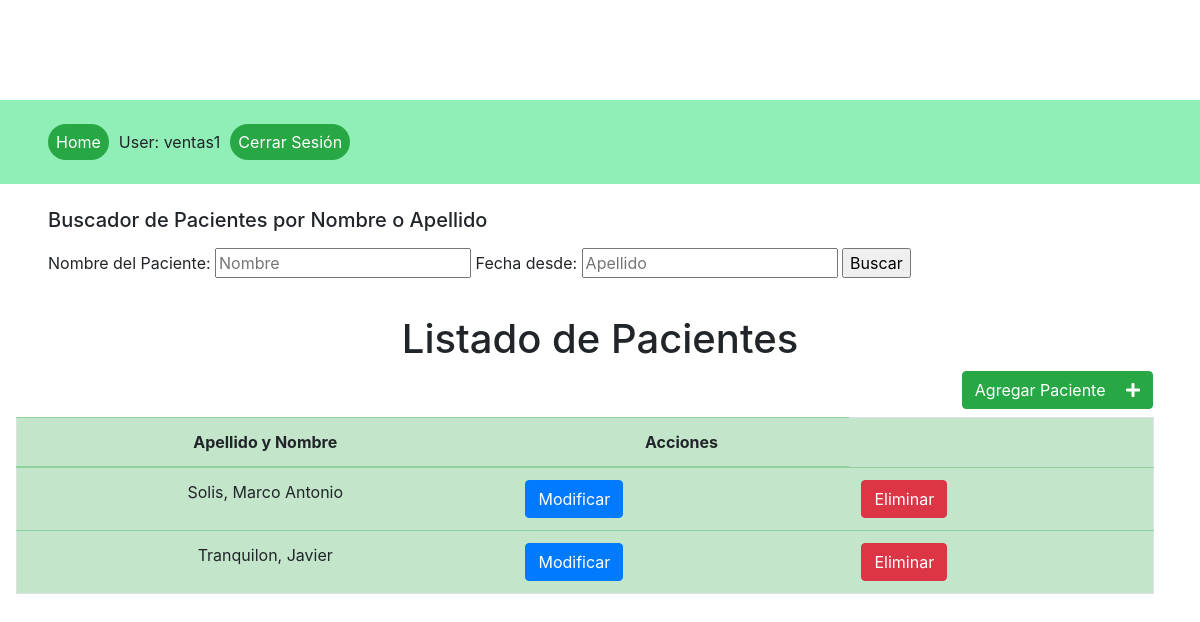
The page /ver_pacientes (signed in) on the database its author committed.
### products/models.py (models this page shows, shortened)
class Paciente(models.Model):
    paciente_nombre = models.CharField(max_length=64)
    paciente_apellido = models.CharField(max_length=64)

### products/views.py (the view)
# urls.py: path('ver_pacientes', PacienteListView.as_view(), name="lista_pacientes"),
class PacienteListView(LoginRequiredMixin, generic.ListView):
    model = Paciente
    context_object_name = 'lista_pacientes'
    template_name = 'lista_pacientes.html'
    def get_queryset(self):
        queryset = Paciente.objects.all()
        if self.request.GET.get('paciente_nombre'):
            paciente_nombre = self.request.GET.get('paciente_nombre')
            queryset = queryset.filter(paciente_nombre=paciente_nombre)
        if self.request.GET.get('paciente_apellido'):
            paciente_apellido = self.request.GET.get('paciente_apellido')
            queryset = queryset.filter(paciente_apellido=paciente_apellido)
        return queryset.order_by('paciente_apellido')

### templates/lista_pacientes.html (shortened to what this page needs)
{% extends 'base.html'%}
{% block content %}
<div class="container-fluid">
    <div class="row">
        <div class="container-fluid justify-space-between">
            <div class="p-0 row">
                <form action="" method="GET" class="px-5 my-2">
                    <h5 class="mb-3">Buscador de Pacientes por Nombre o Apellido</h5>
                    <label for="paciente_nombre">Nombre del Paciente:</label>
                    <input type="text" placeholder="Nombre" name="paciente_nombre">
                    <label for="paciente_apellido">Fecha desde:</label>
                    <input type="text" placeholder="Apellido" name="paciente_apellido">
                    <input type="submit" value="Buscar">
                </form>
            </div>
        </div>
    </div>
    <h1 class="mt-4 text-center">Listado de Pacientes</h1>
    <div class="row justify-content-end mx-3 px-3 mb-2">
        <a href="{% url 'paciente-add' %}" class="btn btn-success">
            Agregar Paciente
            <i class="fas fa-plus ml-3 text-white"></i>
        </a>
    </div>
    {% if lista_pacientes %}
    <div class="row table-responsive px-3">
        <table class="table table-success border">
            <thead>
                <tr>
                    <th class="text-center" scope="col">Apellido y Nombre</th>
                    <th class="text-center" scope="col">Acciones</th>
                </tr>
            </thead>
            <tbody>
                    {% for paciente in lista_pacientes %}
                    <tr>
                        <td class="text-center">{{ paciente.paciente_apellido }}{{", "}}{{ paciente.paciente_nombre }}</td>
                        <td class="m-0"><a href="{% url 'paciente-update' paciente.id %}" class="btn btn-primary">Modificar</a></td>
                        <td class="m-0"><a href="{% url 'paciente-delete' paciente.id %}" class="btn btn-danger">Eliminar</a></td>
                    </tr>
                    {% endfor %}
            </tbody>
        </table>
    </div>
    {% else %}
    <h4 class="mx-5">No se encontraron pacientes.</h4>
    {% endif %}
</div>
{% endblock %}

### templates/base.html (shortened to what this page needs)
<!DOCTYPE html>
<html lang="en">
<head>
    <link rel="stylesheet" href="https://use.fontawesome.com/releases/v5.14.0/css/all.css">
    <link rel="stylesheet" href="https://cdn.jsdelivr.net/npm/bootstrap@4.5.3/dist/css/bootstrap.min.css">
    {% load static %}
    <link rel="stylesheet" href="{% static 'css/styles.css' %}">
</head>
<body>
    {% block sidebar %}
    <ul class="sidebar-nav px-5">
        <li><a href="{% url 'home' %}" class="rounded-pill bg-success text-white p-2">Home</a></li>
        {% if user.is_authenticated %}
        <li>User: {{ user.get_username }}</li>
        <li><a href="{% url 'logout'%}?next={% url 'home' %}" class="rounded-pill bg-success text-white p-2">Cerrar Sesión</a></li>
        {% else %}
        <li><a href="{% url 'login'%}?next={% url 'home' %}" class="rounded-pill bg-success text-white p-2">Iniciar Sesión</a></li>
        {% endif %}
    </ul>
    {% endblock %}
    {% block content %}
    {% endblock %}
</body>
</html>

### products/static/css/styles.css (style rules this page uses)
.sidebar-nav { display: flex; margin-top: 100px; padding: 30px; list-style: none; background-color: rgb(144, 238, 183); }
li { margin-right: 10px; }

### rows shown on the page
Paciente: paciente_apellido "Solis", value ",", paciente_nombre "Marco Antonio"
Paciente: paciente_apellido "Tranquilon", value ",", paciente_nombre "Javier"

### other values the page prints
{{ user.get_username }} "ventas1"
